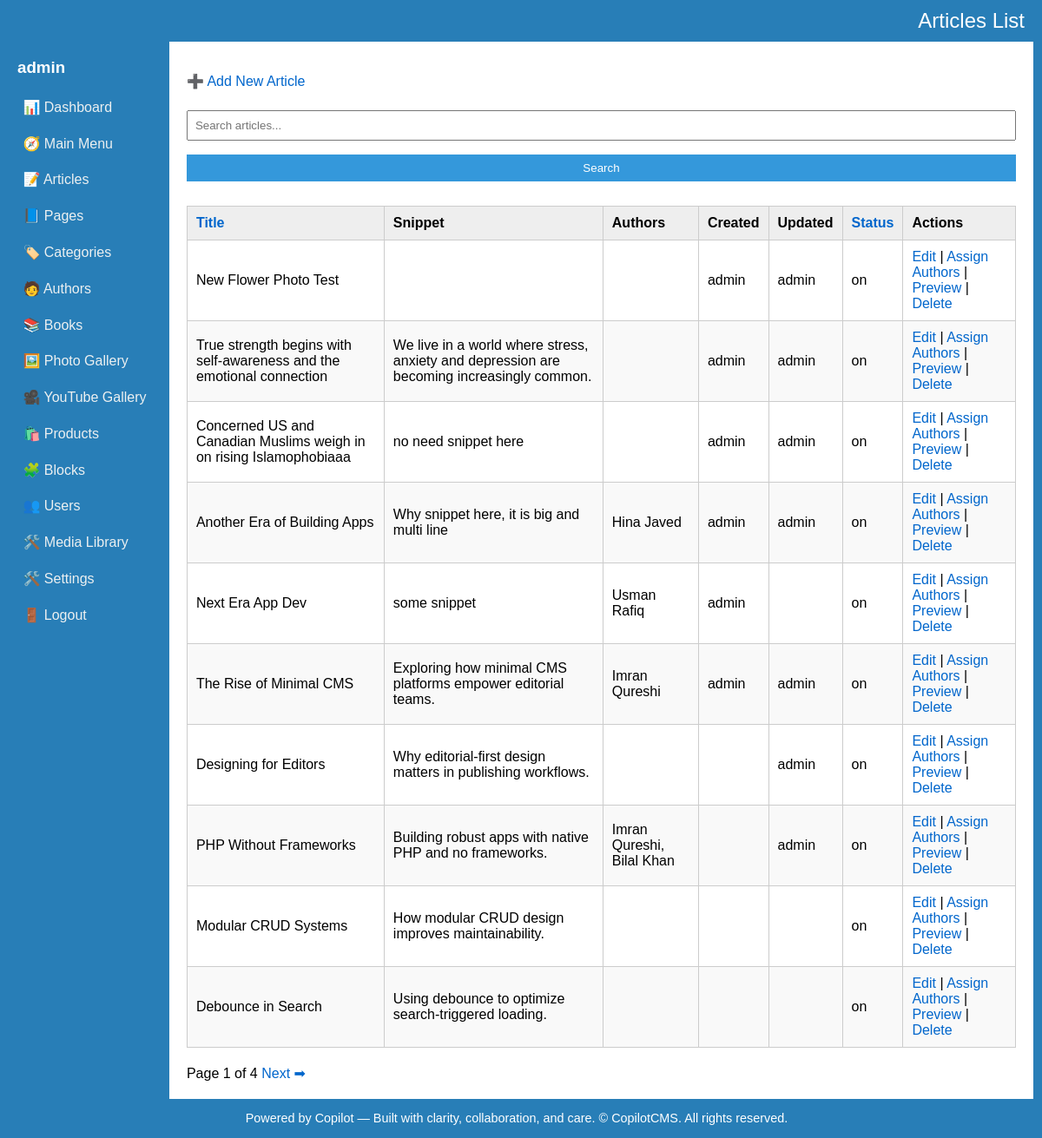
The page /admin/articles/list.php (signed in) on the database its author committed.
### tables this page shows
CREATE TABLE IF NOT EXISTS `articles` (
  `key_articles` int(10) UNSIGNED NOT NULL AUTO_INCREMENT,
  `title` varchar(300) NOT NULL DEFAULT '',
  `title_sub` varchar(300) NOT NULL DEFAULT '',
  `article_snippet` varchar(1000) NOT NULL DEFAULT '',
  `article_content` mediumtext NOT NULL,
  `content_type` varchar(10) NOT NULL DEFAULT 'article',
  `url` varchar(200) NOT NULL DEFAULT '',
  `banner_image_url` varchar(2000) DEFAULT '',
  `key_media_banner` int(10) UNSIGNED DEFAULT '0',
  `sort` smallint(6) NOT NULL DEFAULT '0',
  `status` enum('draft','on','off') DEFAULT 'draft',
  `entry_date_time` timestamp NOT NULL DEFAULT CURRENT_TIMESTAMP,
  `update_date_time` timestamp NOT NULL DEFAULT CURRENT_TIMESTAMP,
  `created_by` int(10) UNSIGNED DEFAULT NULL,
  `updated_by` int(10) UNSIGNED DEFAULT NULL,
  PRIMARY KEY (`key_articles`),
  KEY `fk_articles_media` (`key_media_banner`)
);

CREATE TABLE IF NOT EXISTS `users` (
  `key_user` int(10) UNSIGNED NOT NULL AUTO_INCREMENT,
  `name` varchar(200) NOT NULL DEFAULT '',
  `username` varchar(100) NOT NULL,
  `password_hash` varchar(255) NOT NULL,
  `email` varchar(200) DEFAULT NULL,
  `role` enum('admin','editor','viewer') DEFAULT 'viewer',
  `status` varchar(3) DEFAULT 'on',
  `entry_date_time` timestamp NULL DEFAULT CURRENT_TIMESTAMP,
  `update_date_time` timestamp NULL DEFAULT CURRENT_TIMESTAMP ON UPDATE CURRENT_TIMESTAMP,
  `phone` varchar(20) DEFAULT NULL,
  `address` text,
  `city` varchar(100) DEFAULT NULL,
  `state` varchar(100) DEFAULT NULL,
  `country` varchar(100) DEFAULT NULL,
  `description` text,
  `url` varchar(200) DEFAULT NULL,
  PRIMARY KEY (`key_user`),
  UNIQUE KEY `username` (`username`)
);

### admin/articles/list.php (the view, shortened to what this page needs)
<?php
include '../db.php';
include '../layout.php';
?>
<p><a href="#" onclick="openModal()">➕ Add New Article</a></p>
<form method="get">
  <input type="text" name="q" placeholder="Search articles..." value="<?= htmlspecialchars($_GET['q'] ?? '') ?>">
  <input type="submit" value="Search">
</form>
<table>
  <thead>
    <tr>
      <th><?= sortLink('Title', 'title', $_GET['sort'] ?? '', $_GET['dir'] ?? '') ?></th>
      <th>Snippet</th>
	  <th>Authors</th>
		<th>Created</th>
		<th>Updated</th>
      <th><?= sortLink('Status', 'status', $_GET['sort'] ?? '', $_GET['dir'] ?? '') ?></th>
      <th>Actions</th>
    </tr>
  </thead>
  <tbody>
    <?php
	$limit = 10;
	$page = isset($_GET['page']) ? max(1, intval($_GET['page'])) : 1;
	$offset = ($page - 1) * $limit;
	$q = $_GET['q'] ?? '';
	$q = $conn->real_escape_string($q);
	$sort = $_GET['sort'] ?? 'entry_date_time';
	$dir = $_GET['dir'] ?? 'desc';
	$allowedSorts = ['title', 'status'];
	if (!in_array($sort, $allowedSorts)) $sort = 'entry_date_time';
	$sql = "SELECT * FROM articles";
	$sql .= " ORDER BY $sort $dir LIMIT $limit OFFSET $offset";
    $result = $conn->query($sql);
    while ($row = $result->fetch_assoc()) {
		$keyArticles = $row['key_articles'];
		$createdUpdated = $conn->query("SELECT
			  a.key_articles,
			  u1.username AS creator,
			  u2.username AS updater
			FROM articles a
			LEFT JOIN users u1 ON a.created_by = u1.key_user
			LEFT JOIN users u2 ON a.updated_by = u2.key_user
			WHERE key_articles = $keyArticles")->fetch_assoc();
		$authRes = $conn->query("SELECT a.name FROM authors a JOIN article_authors aa ON a.key_authors = aa.key_authors WHERE aa.key_articles = $keyArticles");
		$authorNames = [];
		while ($a = $authRes->fetch_assoc()) {
		  $authorNames[] = $a['name'];
		}
		$authorDisplay = implode(', ', $authorNames);
		echo "<tr>
		<td>{$row['title']}</td>
		<td>{$row['article_snippet']}</td>
		<td>" . htmlspecialchars($authorDisplay) . "</td>
		<td>{$createdUpdated['creator']}</td>
		<td>{$createdUpdated['updater']}</td>
		<td>{$row['status']}</td>
		<td>
		  <a href='#' onclick='editItem({$row['key_articles']}, \"get_article.php\", [\"title\",\"title_sub\",\"article_snippet\",\"article_content\",\"url\",\"banner_image_url\",\"sort\",\"status\"])'>Edit</a> |
		  <a href='#' onclick='openAuthorModal({$row['key_articles']})'>Assign Authors</a> |
		  <a href='preview.php?id={$row['key_articles']}' target='_blank'>Preview</a> |
		  <a href='delete.php?id={$row['key_articles']}' onclick='return confirm(\"Delete this article?\")'>Delete</a>
		</td>
		</tr>";
    }
	$countSql = "SELECT COUNT(*) AS total FROM articles";
	$countResult = $conn->query($countSql);
	$totalArticles = $countResult->fetch_assoc()['total'];
	$totalPages = ceil($totalArticles / $limit);
    ?>
  </tbody>
</table>
<div id="pager">
	Page <?php echo $page; ?> of <?php echo $totalPages; ?>
	<?php if ($page < $totalPages): ?>
	  <a href="?page=<?php echo $page + 1; ?>&q=<?php echo urlencode($q); ?>&sort=<?php echo urlencode($sort); ?>&dir=<?php echo urlencode($dir); ?>">Next ➡</a>
	<?php endif; ?>
</div>

### admin/assets/css/style.css (style rules this page uses)
body { margin: 0; font-family: Arial, sans-serif; border-right:10px solid #287eb7; }
a { color: #0066cc; text-decoration: none; }
table { width: 100%; border-collapse: collapse; margin-top: 20px; }
table th, table td { padding: 10px; border: 1px solid #ccc; text-align: left; }
table th { background: #eee; }
tr:nth-child(even) { background: #f9f9f9; }
form { margin-bottom:20px; }
form input[type="text"], form textarea, form input[type="submit"] { width: 100%; padding: 8px; margin: 8px 0; box-sizing: border-box; }
form input[type="submit"] { background: #3498db; color: #fff; border: none; cursor: pointer; }
#pager { margin-top:20px; }

### rows shown on the page
articles: title "New Flower Photo Test", users.username "admin", status "on"
articles: title "True strength begins with self-awareness and the emotional connection", article_snippet "We live in a world where stress, anxiety and depression are becoming increasingly common.", users.username "admin", status "on"
articles: title "Concerned US and Canadian Muslims weigh in on rising Islamophobiaaa", article_snippet "no need snippet here", users.username "admin", status "on"
articles: title "Another Era of Building Apps", article_snippet "Why snippet here, it is big and multi line", authorDisplay "Hina Javed", users.username "admin", status "on"
articles: title "Next Era App Dev", article_snippet "some snippet", authorDisplay "Usman Rafiq", users.username "admin", status "on"
articles: title "The Rise of Minimal CMS", article_snippet "Exploring how minimal CMS platforms empower editorial teams.", authorDisplay "Imran Qureshi", users.username "admin", status "on"
articles: title "Designing for Editors", article_snippet "Why editorial-first design matters in publishing workflows.", users.username "admin", status "on"
articles: title "PHP Without Frameworks", article_snippet "Building robust apps with native PHP and no frameworks.", authorDisplay "Imran Qureshi, Bilal Khan", users.username "admin", status "on"
articles: title "Modular CRUD Systems", article_snippet "How modular CRUD design improves maintainability.", status "on"
articles: title "Debounce in Search", article_snippet "Using debounce to optimize search-triggered loading.", status "on"

### other values the page prints
$title "Articles List"
$username "admin"
$label "Title Status"
$page "1"
$totalPages "4"
